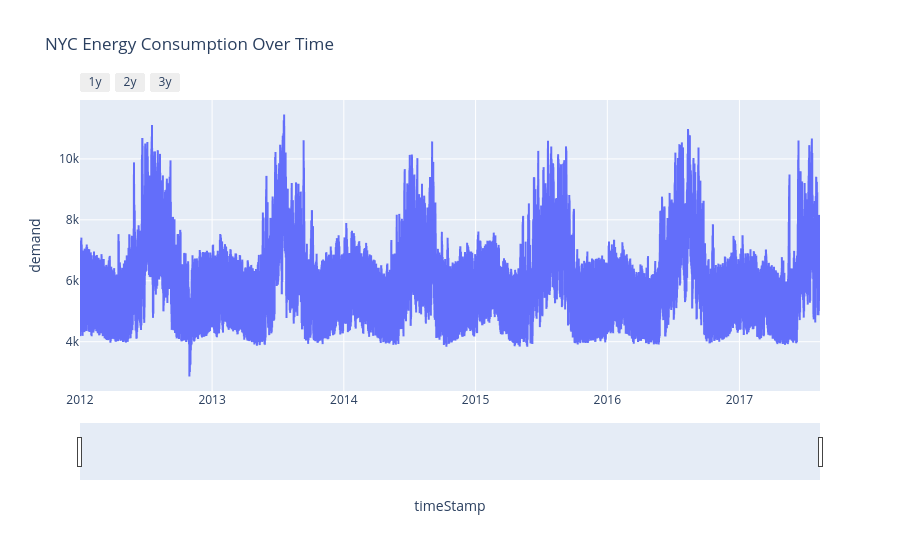

Write notebook code for a chart like this one.
### Code cell
fig = px.line(df, x='timeStamp', y='demand', title='NYC Energy Consumption Over Time')

fig.update_xaxes(
    rangeslider_visible = True,
    rangeselector=dict(
        buttons = list([
            dict(count = 1, label="1y", step = "year", stepmode = "backward"),
            dict(count = 2, label="2y", step = "year", stepmode = "backward"),
            dict(count = 3, label="3y", step = "year", stepmode = "backward")
        ])
    )
)
fig.show()

### Figure 1 — Plotly figure (JSON) as saved in the notebook; plotly's stock layout.template omitted (floating-point values rounded to 4 significant figures; data arrays with more than 128 entries replaced by an {"elided": "..."} marker saying what was removed)
{"data": [{"hovertemplate": "timeStamp=%{x}<br>demand=%{y}<extra></extra>", "legendgroup": "", "line": {"color": "#636efa", "dash": "solid"}, "marker": {"symbol": "circle"}, "mode": "lines", "name": "", "showlegend": false, "type": "scattergl", "x": {"elided": "49205 str values"}, "xaxis": "x", "y": {"elided": "49205 float values"}, "yaxis": "y"}], "layout": {"legend": {"tracegroupgap": 0}, "title": {"text": "NYC Energy Consumption Over Time"}, "xaxis": {"anchor": "y", "domain": [0, 1], "rangeselector": {"buttons": [{"count": 1, "label": "1y", "step": "year", "stepmode": "backward"}, {"count": 2, "label": "2y", "step": "year", "stepmode": "backward"}, {"count": 3, "label": "3y", "step": "year", "stepmode": "backward"}]}, "rangeslider": {"visible": true}, "title": {"text": "timeStamp"}}, "yaxis": {"anchor": "x", "domain": [0, 1], "title": {"text": "demand"}}}}
